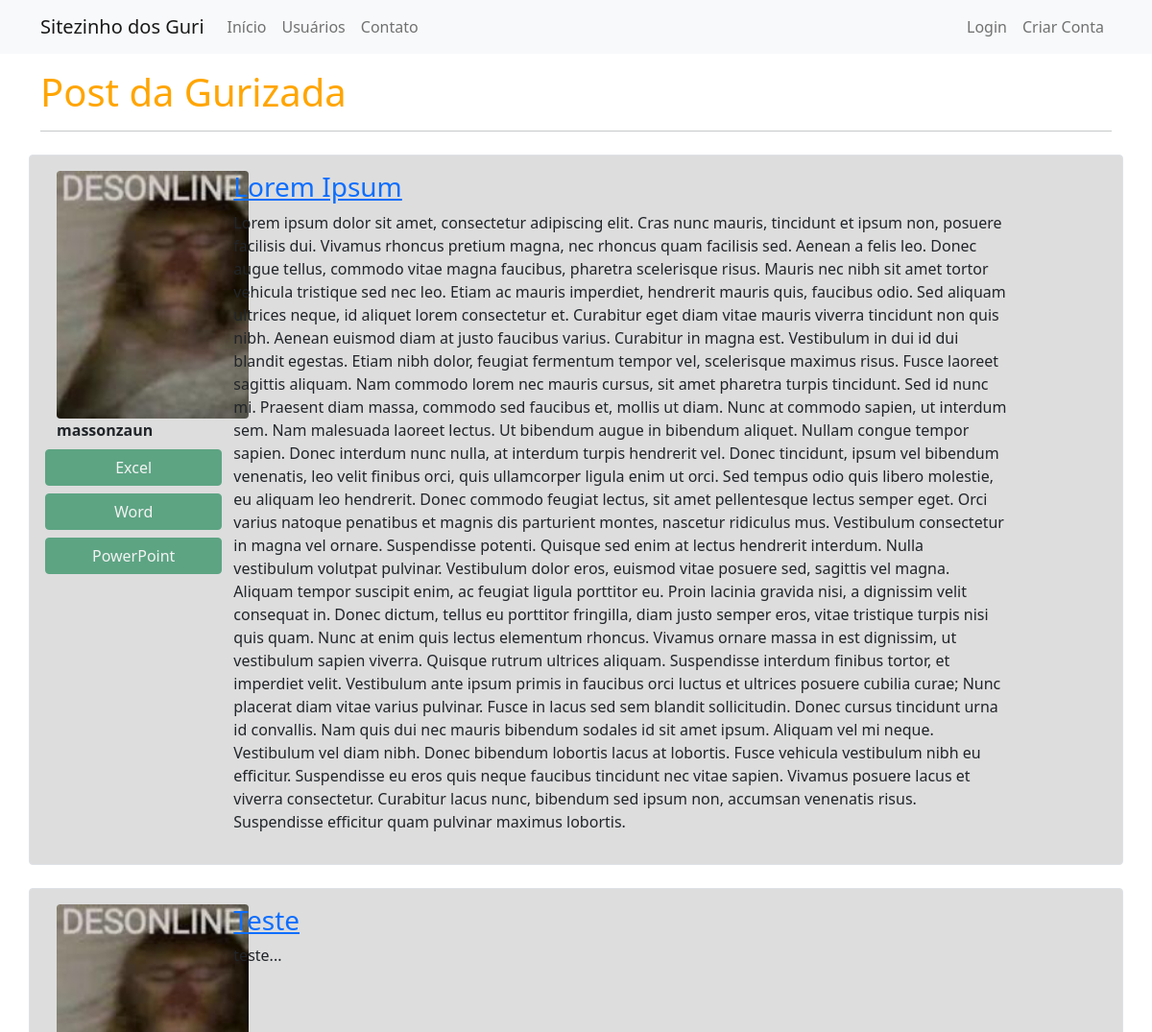
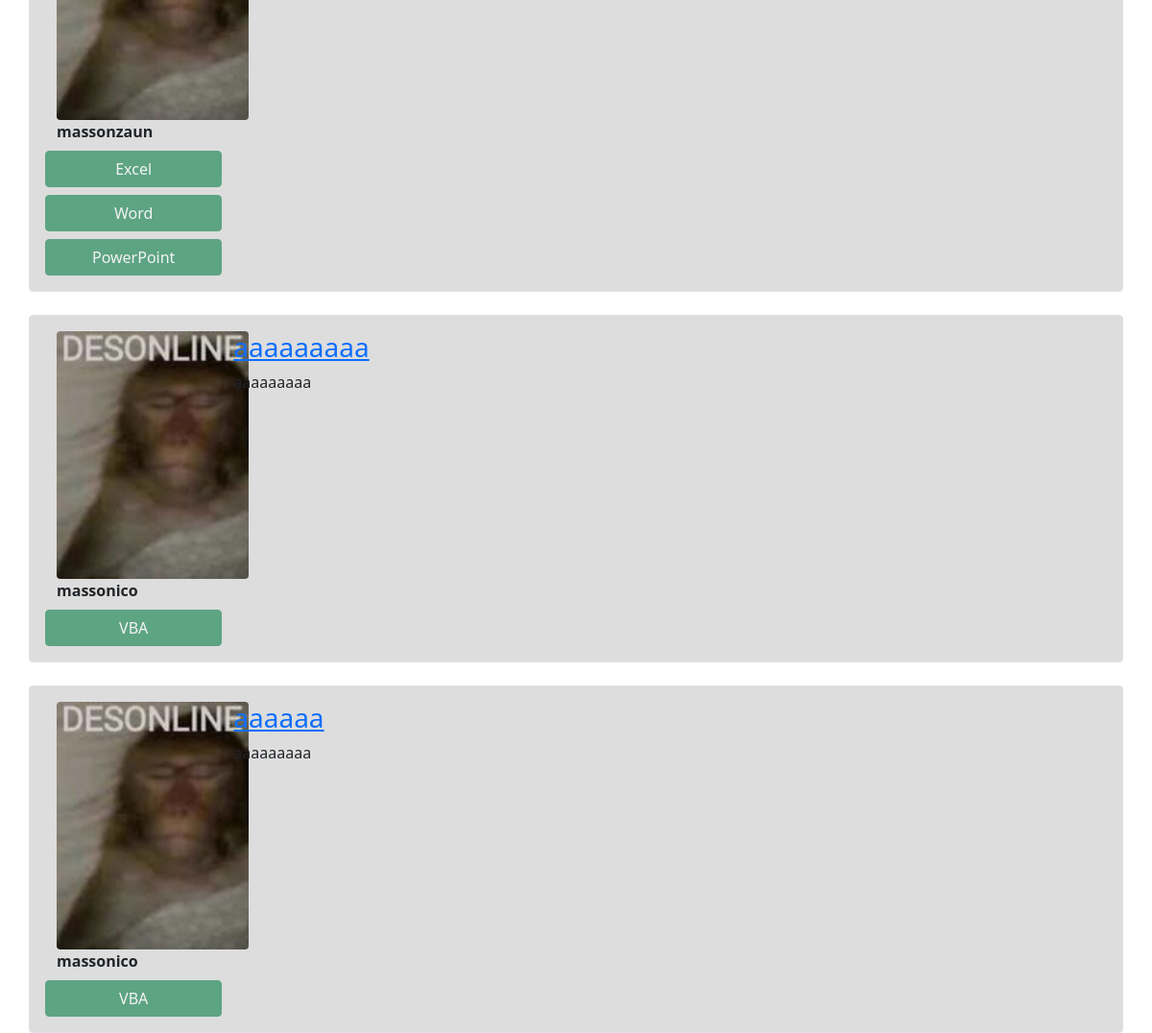
The page / on the database its author committed (2 pictures, top to bottom).
### sitedosguri/models.py (models this page shows)
class Post(database.Model):
    id = database.Column(database.Integer, primary_key=True)
    title = database.Column(database.String(100), nullable=False)
    content = database.Column(database.Text, nullable=False)
    date_posted = database.Column(database.DateTime, nullable=False, default=datetime.utcnow)
    user_id = database.Column(database.Integer, database.ForeignKey('user.id'), nullable=False)

class User(database.Model, UserMixin):
    id = database.Column(database.Integer, primary_key=True)
    username = database.Column(database.String(20), unique=True, nullable=False)
    email = database.Column(database.String(120), unique=True, nullable=False)
    image_file = database.Column(database.String(20), nullable=False, default='default.jpg')
    password = database.Column(database.String(60), nullable=False)
    cursos = database.Column(database.String, nullable=False, default='Não Informado.')
    posts = database.relationship('Post', backref='author', lazy=True)

### sitedosguri/routes.py (the view)
@client.route('/')
def home():
    posts = Post.query.order_by(Post.id.desc())
    return render_template('index.html', posts=posts)

### sitedosguri/templates/index.html
{% extends 'base.html' %}
{% block body %}
        <div class="container mt-3">
            <h1 style="color: orange">Post da Gurizada</h1>
            <hr>
            {% for post in posts %}
            <div class="row border mt-4 p-3 meupost">
                <div class="col col-2 meupost">
                    <div class="image pe-2"> <img src="{{ url_for('static', filename='profile_photos/{}'.format(post.author.image_file)) }}" class="rounded" width="200"> </div>
                    <strong>{{ post.author.username }}</strong>
                    <div class="row justify-content-center">
                            {% for curso in post.author.cursos.split(';') %}
                                <button type="button" class="btn btn-success mt-2" disabled>{{ curso }}</button>
                            {% endfor %}
                    </div>
                </div>
                <div class="col col-9">
                    <a href="{{ url_for('show_post', post_id=post.id) }}"><h3>{{ post.title }}</h3></a>
                    <p>{{ post.content }}</p>
                </div>
            </div>
            {% endfor %}
        </div>
{% endblock %}

### sitedosguri/static/style.css (style rules this page uses)
.meupost { background: #dddddd !important; border-radius: 4px; }

### rows shown on the page
Post: image_file (picture), author.username "massonzaun", curso "Excel" "Word" "PowerPoint", title "Lorem Ipsum", content "Lorem ipsum dolor sit amet, consectetur adipiscing elit. Cras nunc mauris, tincidunt et ipsum non, posuere facilisis dui. Vivamus rhoncus pretium magna, nec rhoncus quam facilisis sed. Aenean a felis leo. Donec augue tellus, commodo vitae magna faucibus, pharetra scelerisque risus. Mauris nec nibh sit amet tortor vehicula tristique sed nec leo. Etiam ac mauris imperdiet, hendrerit mauris quis, faucibus odio. Sed aliquam ultrices neque, id aliquet lorem consectetur et. Curabitur eget diam vitae mauris viverra tincidunt non quis nibh. Aenean euismod diam at justo faucibus varius. Curabitur in magna est. Vestibulum in dui id dui blandit egestas. Etiam nibh dolor, feugiat fermentum tempor vel,…"
Post: image_file (picture), author.username "massonzaun", curso "Excel" "Word" "PowerPoint", title "Teste", content "teste..."
Post: image_file (picture), author.username "massonico", title "aaaaaaaaa", content "aaaaaaaaa"
User: cursos "VBA"
Post: image_file (picture), author.username "massonico", title "aaaaaa", content "aaaaaaaaa"
